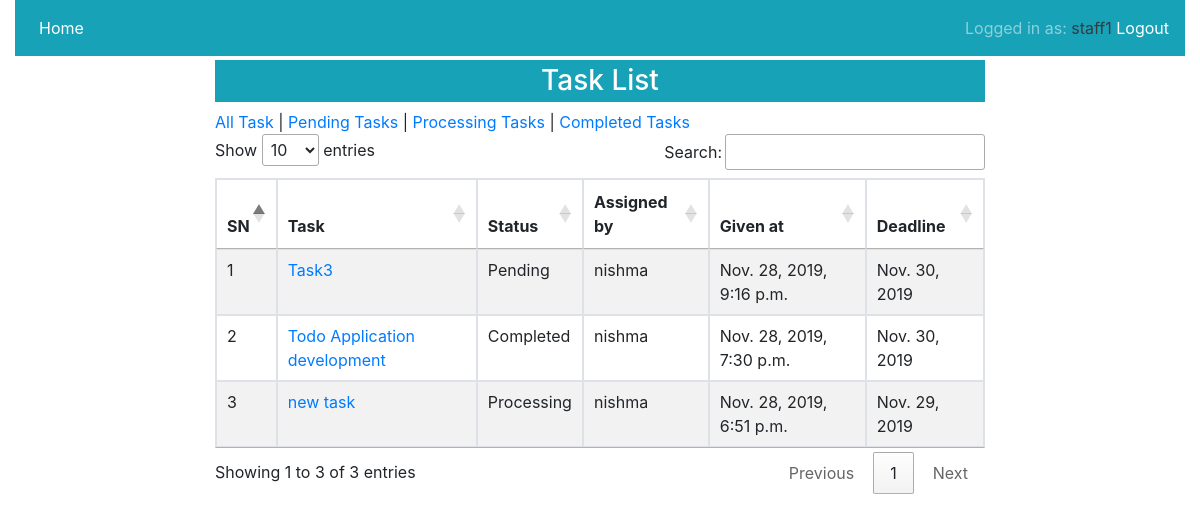
The page / (signed in) on the database as committed earlier.
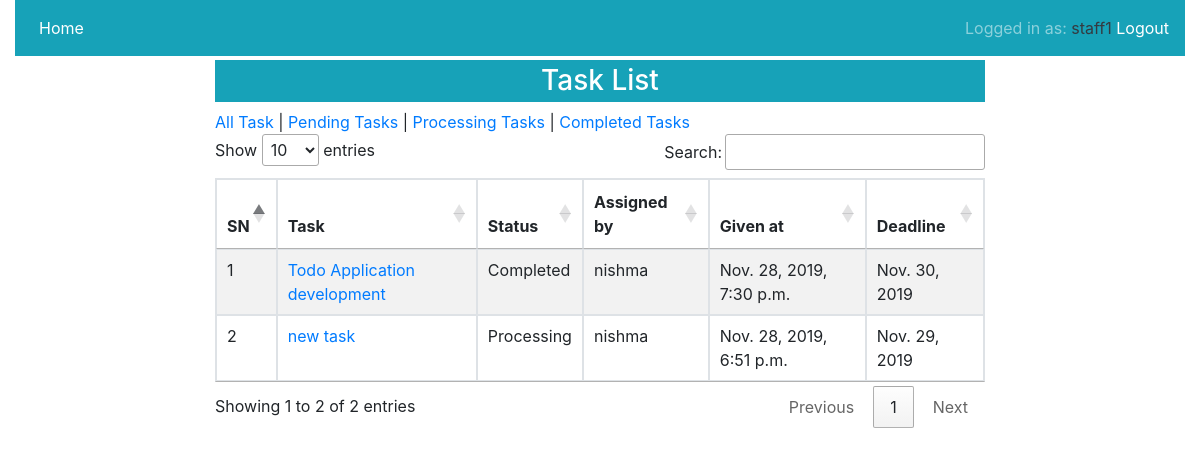
The same page on the database as committed later.
### taskapp/models.py (models this page shows, shortened)
class NewUser(AbstractBaseUser):
    username = models.CharField(
        verbose_name="username", max_length=100, unique=True)
    email = models.EmailField(unique=True, max_length=30)
    date_joined = models.DateTimeField(
        verbose_name='date joined', auto_now_add=True)
    last_login = models.DateTimeField(
        verbose_name='last_login', auto_now_add=True)
    is_admin = models.BooleanField(default=False)
    is_active = models.BooleanField(default=True)
    is_staff = models.BooleanField(default=False)
    is_superuser = models.BooleanField(default=False)
    user_type = models.CharField(max_length=50, choices=(
        ('Admin', 'Admin'), ('Staff', 'Staff')))
    USERNAME_FIELD = 'username'
    REQUIRED_FIELDS = ['email']
    objects = UserManager()
    def __str__(self):
        return self.username

class Task(models.Model):
    title = models.CharField(max_length=100)
    description = models.TextField()
    assigned_to = models.ForeignKey(
        NewUser, on_delete=models.CASCADE, related_name="totasks")
    assigned_by = models.ForeignKey(
        NewUser, on_delete=models.CASCADE, related_name="fromtasks")
    assigned_date = models.DateTimeField(auto_now_add=True)
    deadline = models.DateField()
    status = models.CharField(
        max_length=50, choices=TASK_STATUS, default="Pending")

### taskapp/views.py (the view)
# urls.py: path('', StaffHomeView.as_view(), name='staffhome'),
class StaffHomeView(StaffRequiredMixin, TemplateView):
    template_name = 'stafftemplates/staffhome.html'
    def get_context_data(self, **kwargs):
        context = super().get_context_data(**kwargs)
        if 'status' in self.request.GET:
            status = self.request.GET['status']
            context['alltasks'] = Task.objects.filter(
                assigned_to=self.request.user, status=status).order_by('-id')
        else:
            context['alltasks'] = Task.objects.filter(
                assigned_to=self.request.user).order_by('-id')
        return context

### taskapp/views.py (called while the page is built)
    def dispatch(self, request, *args, **kwargs):
        if request.user.is_authenticated and request.user.user_type == "Staff":
            pass
        else:
            return redirect('/login/?next=' + request.path)
        return super().dispatch(request, *args, **kwargs)

    def get_context_data(self, **kwargs):
        context = super().get_context_data(**kwargs)
        context['tasklist'] = Task.objects.filter(
            assigned_to=self.request.user).order_by('-id')
        return context

### templates/stafftemplates/staffhome.html (shortened to what this page needs)
{% extends 'stafftemplates/staffbase.html' %}
{% block css %}
<link rel="stylesheet" type="text/css" href="//cdn.datatables.net/1.10.20/css/jquery.dataTables.min.css">
{% endblock %}
{% block content %}
<div class="row">
    <div class="col-md-8 mx-auto">
        <h3 class="text-center bg-info p-1 text-white">Task List</h3>
        <a href="{% url 'taskapp:staffhome' %}">All Task</a> |
        <a href="{% url 'taskapp:staffhome' %}?status=Pending">Pending Tasks</a> |
        <a href="{% url 'taskapp:staffhome' %}?status=Processing">Processing Tasks</a> |
        <a href="{% url 'taskapp:staffhome' %}?status=Completed">Completed Tasks</a>
        <table class="table table-bordered table-striped" style="width: 100%;">
            <thead>
                <tr>
                    <th>SN</th>
                    <th>Task</th>
                    <th>Status</th>
                    <th>Assigned by</th>
                    <th>Given at</th>
                    <th>Deadline</th>
                </tr>
            </thead>
            <tbody>
                {% for task in alltasks %}
                <tr>
                    <td>{{forloop.counter}}</td>
                    <td><a href="{% url 'taskapp:stafftaskdetail' task.pk %}">{{task.title}}</a></td>
                    <td>{{task.status}}</td>
                    <td>{{task.assigned_by}}</td>
                    <td>{{task.assigned_date}}</td>
                    <td>{{task.deadline}}</td>
                </tr>
                {% endfor %}
            </tbody>
        </table>
    </div>
</div>
{% endblock %}

### templates/stafftemplates/staffbase.html (shortened to what this page needs)
{% load static %}
<!DOCTYPE html>
<html>
<head>
	<link rel="stylesheet" type="text/css" href="https://stackpath.bootstrapcdn.com/bootstrap/4.3.1/css/bootstrap.min.css">
	<link rel="stylesheet" type="text/css" href="https://stackpath.bootstrapcdn.com/font-awesome/4.7.0/css/font-awesome.min.css">
	{% block css %}
	{% endblock %}
</head>
<body class="container-fluid">
<nav class="mb-1 navbar navbar-expand-lg navbar-dark default-color bg-info">
  <div class="collapse navbar-collapse" id="navbarSupportedContent-333">
    <ul class="navbar-nav mr-auto">
      <li class="nav-item {% block home %} {% endblock %} " >
        <a class="nav-link" href="{% url 'taskapp:staffhome' %}" style="color: white;">Home
        </a>
      </li>
    </ul>
    <span class="navbar-text">
      Logged in as: <span class="text-dark">{{request.user}}</span>
        <a class="d-inline text-white" href="{% url 'taskapp:logout' %}" style="color: white;">Logout</a>
    </span>
  </div>
</nav>
{% block content %}
{% endblock %}
</body>
</html>

Rows that differ between the two databases and show on the page:
removed Task: title "Task3", status "Pending", assigned_by "nishma", assigned_date "Nov. 28, 2019, 9:16 p.m.", deadline "Nov. 30, 2019"
Other text that changed with them:
text written by a page script: "Show entries Search: Showing 1 to 3 of 3 entries Previous 1 Next" → "Show entries Search: Showing 1 to 2 of 2 entries Previous 1 Next"
